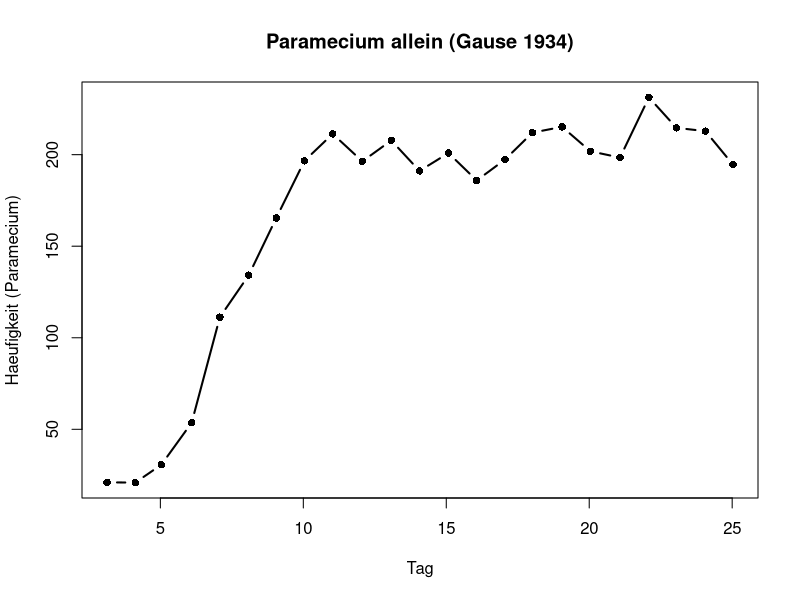
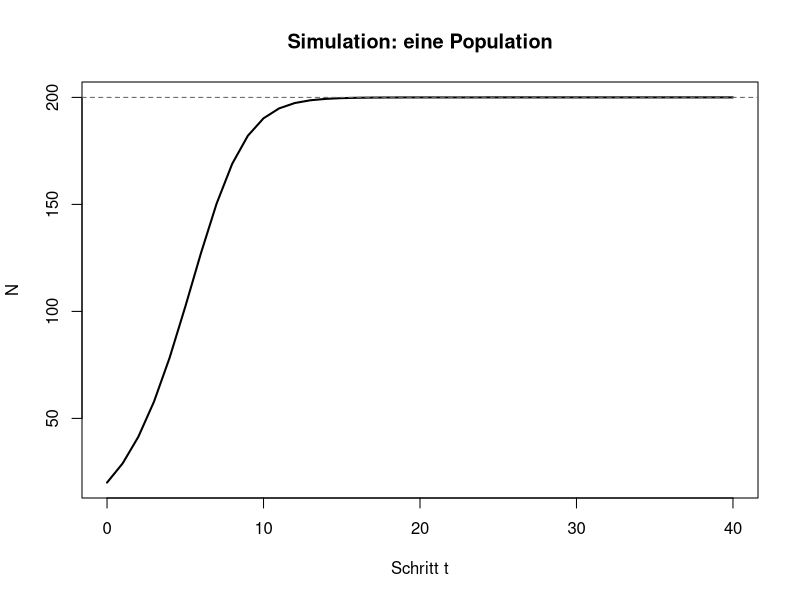
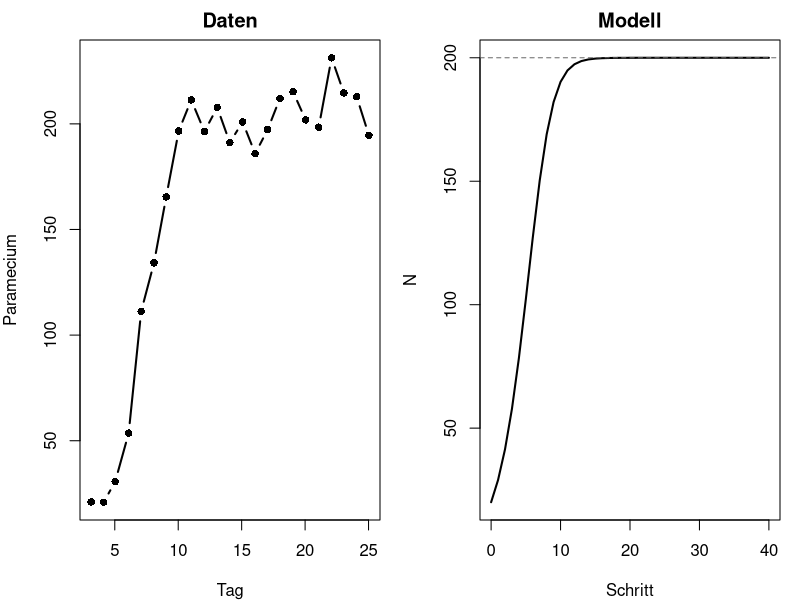
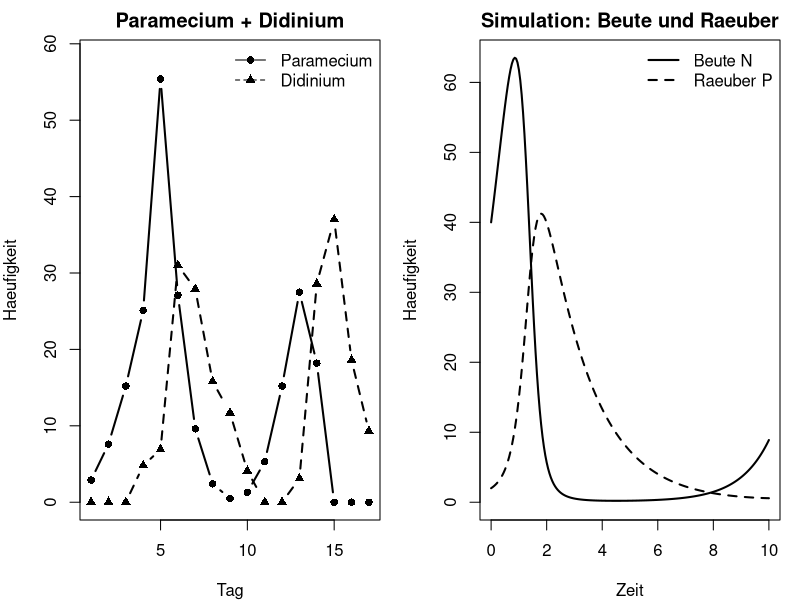

Recreate these plots in R, in order.
## ---- chunk 1
alone <- read.csv("data/paramecium_alone.csv")
head(alone, 3)
## ---- chunk 2
#| fig-height: 3.6
#| fig-width: 7
plot(alone$day, alone$paramecium,
     type = "b", pch = 16, lwd = 2,
     xlab = "Tag",
     ylab = "Haeufigkeit (Paramecium)",
     main = "Paramecium allein (Gause 1934)")
## ---- chunk 3
next_N <- function(N, r, K) {
  N + r * N * (1 - N / K)
}

next_N(N = 20, r = 0.5, K = 200)
## ---- chunk 4
next_N(N = 180, r = 0.5, K = 200)
next_N(N = 200, r = 0.5, K = 200)
## ---- chunk 5
T <- 5
N <- numeric(T + 1)   # Vektor aus Nullen, Laenge 6
N[1] <- 20            # Startwert (R zaehlt ab 1!)
N
## ---- chunk 6
r <- 0.5
K <- 200
N[2] <- next_N(N[1], r, K)
N[3] <- next_N(N[2], r, K)
N[4] <- next_N(N[3], r, K)
N[1:4]
## ---- chunk 7
T <- 40
N <- numeric(T + 1)
N[1] <- 20
r <- 0.5
K <- 200

for (t in 1:T) {
  N[t + 1] <- next_N(N[t], r, K)
}

N[1:6]   # erste Werte ansehen
## ---- chunk 8
#| fig-height: 3.6
#| fig-width: 7
plot(0:T, N,
     type = "l", lwd = 2,
     xlab = "Schritt t",
     ylab = "N",
     main = "Simulation: eine Population")
abline(h = K, lty = 2, col = "grey40")
## ---- chunk 9
#| fig-height: 3.5
#| fig-width: 7.5
par(mfrow = c(1, 2), mar = c(4, 4, 2, 1))
plot(alone$day, alone$paramecium, type = "b", pch = 16, lwd = 2,
     xlab = "Tag", ylab = "Paramecium", main = "Daten")
plot(0:T, N, type = "l", lwd = 2,
     xlab = "Schritt", ylab = "N", main = "Modell")
abline(h = K, lty = 2, col = "grey40")
## ---- chunk 10
#| fig-height: 3.6
#| fig-width: 7
both <- read.csv("data/paramecium_with_didinium.csv")

plot(both$day, both$paramecium, type = "b", pch = 16, lwd = 2,
     xlab = "Tag", ylab = "Haeufigkeit",
     main = "Paramecium + Didinium",
     ylim = c(0, max(both$paramecium, both$didinium) * 1.05))
lines(both$day, both$didinium, type = "b", pch = 17, lwd = 2, lty = 2)
legend("topright", c("Paramecium", "Didinium"),
       pch = c(16, 17), lty = 1:2, bty = "n")
## ---- chunk 11
next_state <- function(N, P, r, a, b, m, dt) {
  dN <- (r * N - a * N * P) * dt
  dP <- (b * a * N * P - m * P) * dt
  c(N = max(N + dN, 0), P = max(P + dP, 0))
}
## ---- chunk 12
out <- next_state(N = 40, P = 2, r = 1, a = 0.1, b = 0.5, m = 0.6, dt = 0.05)
out
out["N"]
out["P"]
## ---- chunk 13
T <- 200
dt <- 0.05
N <- numeric(T + 1)
P <- numeric(T + 1)
N[1] <- 40
P[1] <- 2
r <- 1.0; a <- 0.1; b <- 0.5; m <- 0.6

for (t in 1:T) {
  out <- next_state(N[t], P[t], r, a, b, m, dt)
  N[t + 1] <- out["N"]
  P[t + 1] <- out["P"]
}
## ---- chunk 14
#| fig-height: 3.6
#| fig-width: 7
time <- 0:T * dt
plot(time, N, type = "l", lwd = 2,
     xlab = "Zeit", ylab = "Haeufigkeit",
     main = "Simulation: Beute und Raeuber",
     ylim = range(0, N, P))
lines(time, P, lwd = 2, lty = 2)
legend("topright", c("Beute N", "Raeuber P"),
       lty = 1:2, lwd = 2, bty = "n")
